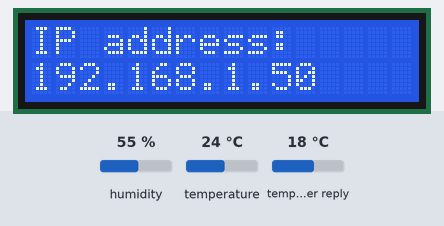
The sketch below on a simulated ESP8266 (NodeMCU). Shown: 16×2 character LCD. Inputs (shaded band) come from the test bench; at power-on: humidity 55 %, temperature 24 °C, temperature in the weather reply 18 °C. WiFi joins after 1.5 s; servers stay silent unless stated; network time is answered at once with the bench clock; the local clock reads 2024-03-15 10:24:30 at power-on unless the sketch sets it; web services answer with replies made up by the test bench; what the sketch prints to the serial monitor is not drawn.

Above: at 1.7 s.
At 5.8 s:
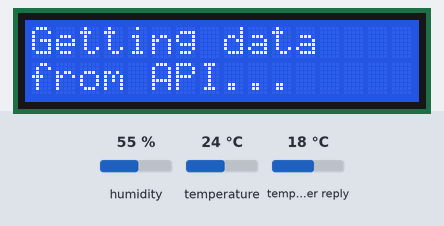
5.9 s: humidity set to 22 %
At 6.8 s:
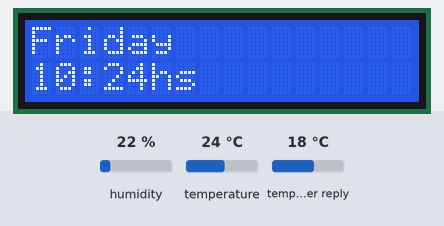
At 11.1 s:
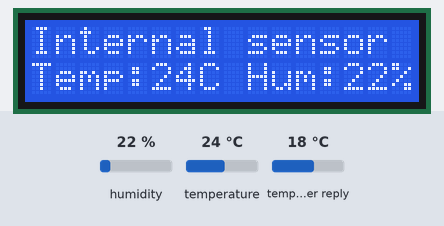
Timing chart, 0 to 12.6 s (numbered marks = the images above; inputs shaded):
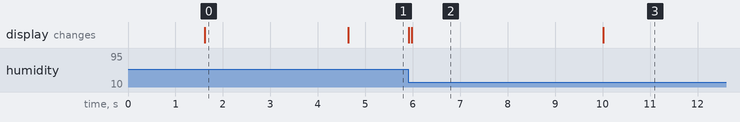

The sketch:

clockandweather.ino
```cpp
#include <LiquidCrystal_PCF8574.h>
#include <ArduinoJson.h>
#include <NTPClient.h>
#include <ESP8266WiFi.h>
#include <WiFiUdp.h>
#include <Wire.h>
#include "DHT.h"

#define DHTPIN D6 // Digital pin connected to the DHT sensor
#define DHTTYPE DHT11

DHT dht(DHTPIN, DHTTYPE);
LiquidCrystal_PCF8574 lcd(0x27); // Set the LCD address to 0x27
StaticJsonDocument<2048> json;
StaticJsonDocument<2048> jsonTemp;
WiFiClient client;
char servername[]="api.openweathermap.org";  // remote server we will connect to
String APIKEY = "YOURAPIKEY";
String CityID = "3838583"; // Rosario, Argentina
int counter = 5;

WiFiUDP ntpUDP;
// Offset of -10800 seconds to show UTC-3 time
NTPClient timeClient(ntpUDP, "south-america.pool.ntp.org", -10800);
char daysOfTheWeek[7][12] = {"Sunday", "Monday", "Tuesday", "Wednesday", "Thursday", "Friday", "Saturday"};

void setup(){
  Serial.begin(9600);
  Serial.println();

  dht.begin(); // Initialize the temperature and humidity sensor

  lcd.begin(16, 2); // Initialize the lcd for a 16 chars and 2 line display
  lcd.setBacklight(true); // Turn on the LCD backlight

  WiFi.begin("YOURWIFINAME", "YOURWIFIPASSWORD");

  Serial.print("Connecting to WIFI");
  lcd.setCursor(0, 0);
  lcd.print("Connecting");
  lcd.setCursor(0, 1);
  lcd.print("to WIFI...");

  while (WiFi.status() != WL_CONNECTED)
  {
    delay(500);
    Serial.print(".");
  }
  Serial.println();

  Serial.print("Connected, IP address: ");
  Serial.println(WiFi.localIP());
  lcd.clear();
  lcd.setCursor(0, 0);
  lcd.print("IP address:");
  lcd.setCursor(0, 1);
  lcd.print(WiFi.localIP());
  delay(3000);
  lcd.clear();
}

void printLines(String firstLineToDisplay, String secondLineToDisplay) {
  lcd.setCursor(0, 0);
  lcd.print(firstLineToDisplay);
  lcd.setCursor(0, 1);
  lcd.print(secondLineToDisplay);
  delay(4000);
  lcd.clear();
}

void getWeatherData(){

  lcd.setCursor(0, 0);
  lcd.print("Getting data");
  lcd.setCursor(0, 1);
  lcd.print("from API...");

  if (client.connect(servername, 80)) {  //starts client connection, checks for connection
    client.println("GET /data/2.5/weather?id="+CityID+"&units=metric&APPID="+APIKEY);
    client.println("Host: api.openweathermap.org");
    client.println("User-Agent: ArduinoWiFi/1.1");
    client.println("Connection: close");
    client.println();
  } else {
    Serial.println("connection failed"); //error message if no client connect
    Serial.println();
  }

  while(client.connected() && !client.available()) delay(1); //waits for data

  while (client.connected() || client.available()) { //connected or data available
    String serverResponse = client.readStringUntil('\n'); // Read and store server response
    deserializeJson(jsonTemp, serverResponse);
    int statusCode = jsonTemp["cod"];
    if(statusCode == 200){ // We check if we got a valid server response
      json = jsonTemp;
    }
  }
  client.stop(); //stop client

  lcd.clear();
}

void loop(){

  // We get new data from the server after 5 loops.
  if(counter == 5){
    getWeatherData();
    counter = 0;
  } else {
    counter++;
  }

  timeClient.update();
  Serial.println(timeClient.getFormattedTime());
  int currentHour = timeClient.getHours();
  int currentMinutes = timeClient.getMinutes();
  int internalTemp = dht.readTemperature();
  int internalHum = dht.readHumidity();

  printLines(daysOfTheWeek[timeClient.getDay()], (String)currentHour + ":" + (String)currentMinutes + "hs");

  printLines("Internal sensor", "Temp:" + (String)internalTemp + "C Hum:" + (String)internalHum + "%");

  // First we save as int to remove the decimals because of an LCD panel characters limitation.
  int tempWithoutDecimals = json["main"]["temp"];
  String hum = json["main"]["humidity"];
  printLines("Open weather map", "Temp:" + (String)tempWithoutDecimals + "C Hum:" + hum + "%");

  // We check for the rain object, (the API only sends it if it has rained).
  if(json["rain"]["1h"]){
    String rain1h = json["rain"]["1h"];
    printLines("Rain volume last", "hour: " + rain1h + "mm");
  }
  if(json["rain"]["3h"]){
    String rain3h = json["rain"]["3h"];
    printLines("Rain volume last", "3 hours: " + rain3h + "mm");
  }

}
```

Measured:
- what the display in image 0 shows lasts 3.0 s, from 1.6 s to 4.6 s
- what the display in image 2 shows lasts 4.0 s, from 6.0 s to 10.0 s
